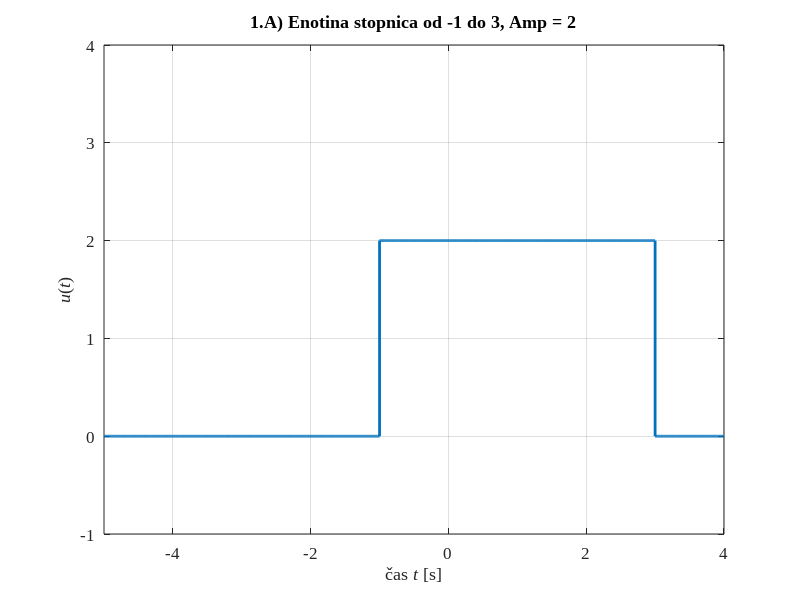

Reproduce this figure in MATLAB.
% 1 Lab Vaja
clear all; close all;

%1.A) Enotina stopnica od -1 do 3, Amp = 2
  dt = 0.01;    %casovni inkremnt
  A = 2;
  t1 = -5 : dt : -1; u1 = zeros(size(t1));
  t2 = -1 : dt : 3;  u2 = A * ones(size(t2));
  t3 =  3 : dt : 4;  u3 = zeros(size(t3));
t = [t1 t2 t3];
u = [u1 u2 u3];

% 1.A Drawing 
plot(t, u, 'LineWidth', 2);
set(gca, 'FontName', 'Times NEw Roman', 'FontSize', 12);
axis([-5 4 -1 4]); grid;
xlabel('čas {\itt} [s]'); ylabel('{\itu}({\itt})');
title('1.A) Enotina stopnica od -1 do 3, Amp = 2');




























%1.B Signal trikotne oblike s casom 5s, start t = 2s in vrh B = 6 v casu t =6s
%clear all; close all;
%
%dt = 0.001;  %časovni inkrement
% 
%%definiranje časovnih območji in vrednosti signalov
%
%tz = -4;            %začetek časovne skale
%tk =  4;            %konec časone skale
%       
%t = tz : dt : tk;   % časovni vektor = začetek : inkrement : konec
%t01 = 2;            %cas preklopa signala za 0 do 1
%u = zeros(size(t)); %amtrika ničel u(t) = 0 za vse t
%u((t01 - tz)/dt+1 : (tk - tz)/dt+1) = ones(size((t01 - tz)/dt+1 : (tk -tz)/dt+1));
%
%%1.B Drawing 
%plot(t, u, 'LineWidth', 2);
%axis([-8 8 -1 2]); grid;
%set(gca, 'FontName', 'Times New Roamn', 'FontSize', 12);
%xlabel('čas {\itt} [s]'); ylabel('{\itu}({\itt})');
%title('Enotina stopnica');

% 1.C) Cos signal z amp = 2,5 periodo T = 2, fazni phi = Pi/3
%clear all; close all;
%
%tz = -0.5; tk = 4; dt = 0.025; % podatki o casovni skali, casovni inkrement
%t = tz : dt: tk;
%A = 2.5;  T = 2.0;  phi = pi/3;    %podaki o signalu
%f1 = A * cos(2*pi/T*t + phi);   %signal


%Izris slike

%plot(t, f1, 'r', 'LineWidth', 1.5);
%axis([tz tk -6 6]);
%set(gca, 'FontName', 'Times New Roman', 'FontSite', 12);
%grid;
%xlabel('cas {\itt} [s]');
%ylabel('f(t) = A*cos(wt + phi)');
%title('Duseni sinusni signal');

% 1.D) Eksponento upadajoci Cos in tau = 2s
%clear all; close all;
%
%tz = -0.5; tk = 4; dt = 0.025; % podatki o casovni skali, casovni inkrement
%t = tz : dt: tk;
%A = 2.5;  T = 2.0; T1 = 2; phi = pi/3;    %podaki o signalu
%f1 = A * cos(2*pi/T*t + phi).*exp(-t/T1);   %signal
%f2 = A * exp(-t/T1); f3 = -A * exp(-t/T1);  %ovojnica signala
%
%%Izris slike
%plot(t, f1, 'k', t, f2, 'g', t, f3, 'g', 'LineWidth', 1.5);
%axis([tz tk -6 6]);
%set(gca, 'FontName', 'Times New Roman', 'FontSize', 12);
%grid;
%xlabel('cas {\itt} [s]');
%ylabel('f(t) = A*cos(wt + phi)*exp(-t/T1)');
%title('Duseni sinusni signal');
%
%%1.E) 
%clear all; 
%close all;
%
%a = 0.92;
%tz = -0.5; tk = 4; dt = 0.025; % podatki o casovni skali, casovni inkrement
%t = tz : dt: tk;
%
%fa = a.^(t);
%
%%Izris: 
%plot(t, fa, 'r');
%xlabel('cas {\itt} [s]');
%ylabel('f(n) = a^n');
%title('Duseni sinusni signal');
